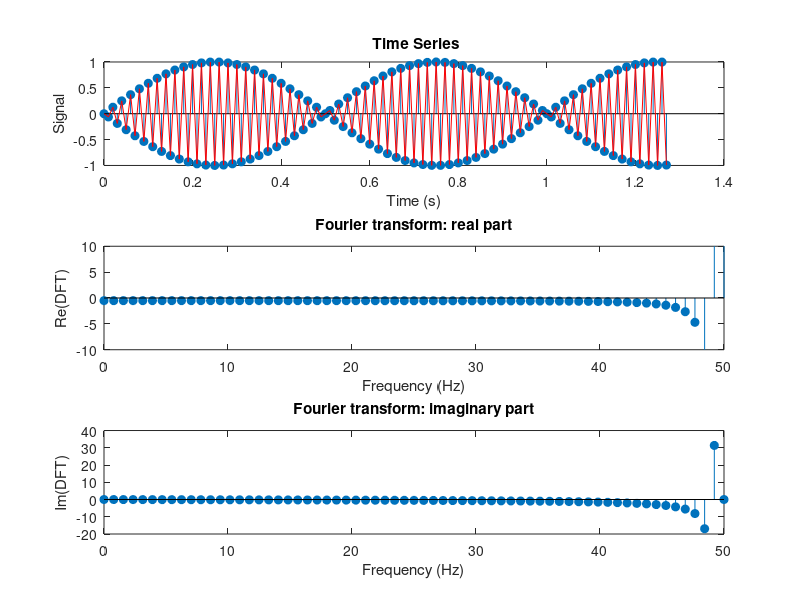

Recreate this plot in MATLAB.
fs = 100;               % Sample frequency (Hz)
n = 128;                % Number of samples
t = (0:(n-1))/fs;       % Create time vector
x = sin(-2*pi*49*t);     % Create timeseries
 
% Take Fourier Transform
y = fft(x);             % Discrete Fourier Transform
f = (0:n-1)*(fs/n);     % Construct frequency axis

% Display max value, index, and corresponding frequency
[maxval,index] = max(abs(y));
disp(y(index))
fprintf('index = %1.f\nf = %1.4f\n', index-1, f(index))

%Plot
subplot(3,1,1)
stem(t,x,'filled')
hold on
plot(t,x,'r')
xlabel('Time (s)'); ylabel('Signal')
title('{\bf Time Series}')
hold off
subplot(3,1,2) 
stem(f(1:n/2+1),real(y(1:n/2+1)),'filled') 
xlabel('Frequency (Hz)')
ylabel('Re(DFT)'); ylim([-10 10])
title('Fourier transform: real part') 
subplot(3,1,3) 
stem(f(1:n/2+1),imag(y(1:n/2+1)),'filled') 
xlabel('Frequency (Hz)'); ylabel('Im(DFT)')
title('Fourier transform: imaginary part')
